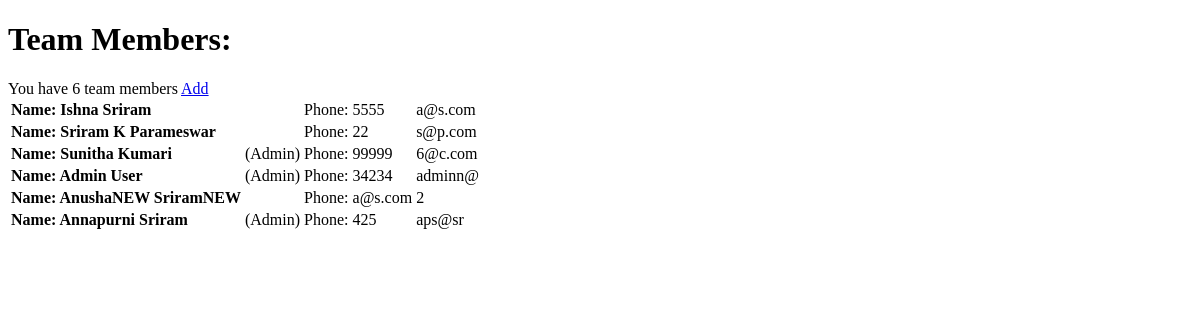
Page /home/ on the earlier database version.
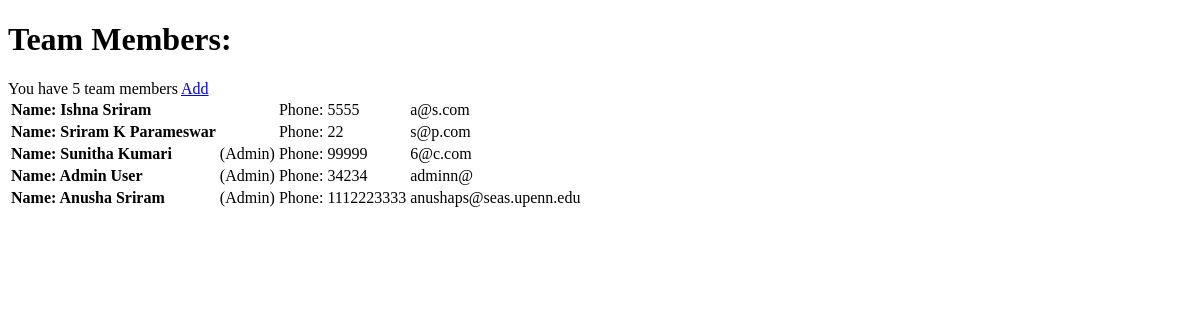
Same page on the later database version.
### addMember/models.py (models this page shows)
class Users(models.Model):
    firstName = models.CharField(max_length=50)
    lastName = models.CharField(max_length=50)
    email = models.CharField(max_length=50, primary_key=True)
    phone = models.CharField(max_length=10)
    role = models.CharField(max_length=10)

### listMembers/views.py (the view)
# urls.py: path('home/', ListView.as_view()),
class ListView(View):
    template_name = 'listMembers.html'
    def get(self, request):
        user_list = []
        users = UsersModel.objects.all()[:50]
        for user in users:
            if (user.role == 1):
                roleName = '(Admin)'
            else:
                roleName = ''
            user_list.append({'firstName': user.firstName, 'lastName': user.lastName, 'phone': user.phone,
            	'email': user.email, 'role': roleName})
        return render(request, self.template_name, {
            'title': 'Team Members:',
            'user_list': user_list,
            'num_members': len(user_list)
        })

### listMembers/templates/listMembers.html (shortened to what this page needs)
<!DOCTYPE html>
<html lang="en">
  <head>
  </head>
  <body>
    <h1>{{title}}</h1>
    <t3>You have {{num_members}} team members</t3>
    <a class="btn btn-primary" href="/addUser">Add</a>
    <table id="tableId">
        <tbody>
        {% for user in user_list%}
        <tr onclick="myFunction(this)">
          <td><strong> Name: {{user.firstName}}   {{user.lastName}} </strong></td> <td>{{user.role}}</td></td>
          <td>Phone: {{user.phone}}</td>
          <td>{{user.email}}</td>
        </tr>
        {% endfor %}
        </tbody>
    </table>
  </body>
</html>

Differences in the rows shown:
removed Users: firstName "AnushaNEW", lastName "SriramNEW", phone "a@s.com"
removed Users: firstName "Annapurni", lastName "Sriram", phone "425", email "aps@sr"
added Users: firstName "Anusha", lastName "Sriram", phone "1112223333", email "anushaps@seas.upenn.edu"
Other differences:
{{ num_members }}: "6" → "5"
new list line: "Name: (Admin) Phone:"
list line gone: "Name: Phone: 2"
list line gone: "Name: (Admin) Phone:"
